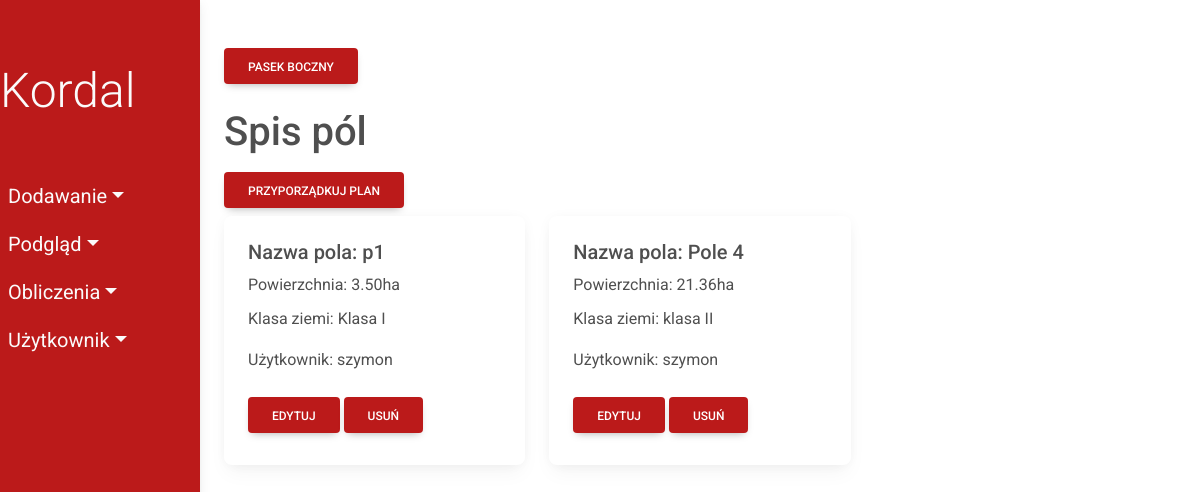
Page /fields/ (signed in) on the committed database.
### fields/models.py (models this page shows, shortened)
class Field(models.Model):
    field_name = models.CharField(max_length=50)
    area = models.DecimalField(max_digits=10, decimal_places=2)
    user = models.ForeignKey(User, on_delete=models.CASCADE)
    class_field = models.ForeignKey(
        ClassField, on_delete=models.CASCADE, db_column='class_id')
    class Meta:
        db_table = 'Field'

class ClassField(models.Model):
    class_name = models.CharField(max_length=10)
    class Meta:
        db_table = 'ClassField'
    def __str__(self):
        return self.class_name

### fields/views/viewsField.py (the view)
# urls.py: path('fields/', viewsField.show_fields,
def show_fields(request):
    fields = Field.objects.filter(user = request.user.id)
    return render(request, 'fields/show/field.html', {'fields': fields})

### fields/templates/fields/show/field.html
{% extends 'fields/index.html' %}
      {% block content %}
      <h1>Spis pól</h1>
      <a href="{% url 'assign_optimal_class' %}" class="btn my-2 menu-btn">Przyporządkuj plan</a>
      <div class="row">
        {% for field in fields %}
        <div class="col-sm-4">
          <div class="card">
            <div class="card-body">
              <h5 class="card-title">Nazwa pola: {{ field.field_name}}</h5>
              <p class="card-title">Powierzchnia: {{ field.area}}ha</p>
              <p class="card-text">Klasa ziemi: {{ field.class_field}}</p>
              <p class="card-text">Użytkownik: {{ field.user}}</p>
              <a href="update/{{field.id}}" class="btn my-2 menu-btn">Edytuj</a>
              <a href="delete/{{field.id}}" class="btn my-2 menu-btn">Usuń</a>
            </div>
          </div>
        </div>
        {% endfor %}
      </div>
    {% endblock %}

### fields/static/css/style.css (style rules this page uses)
* { margin: 0; padding: 0; box-sizing: border-box; }
:root { --nav-bg: #bb1a1a; --dropdown-bg: #cc2b2b }
body { min-height: 100vh; background-color: #fff; }
.menu-btn { background-color: var(--nav-bg); color:#fff }

### rows in the picture
Field: field_name "p1", area "3.50", class_field "Klasa I", user "szymon"
Field: field_name "Pole 4", area "21.36", class_field "klasa II", user "szymon"
